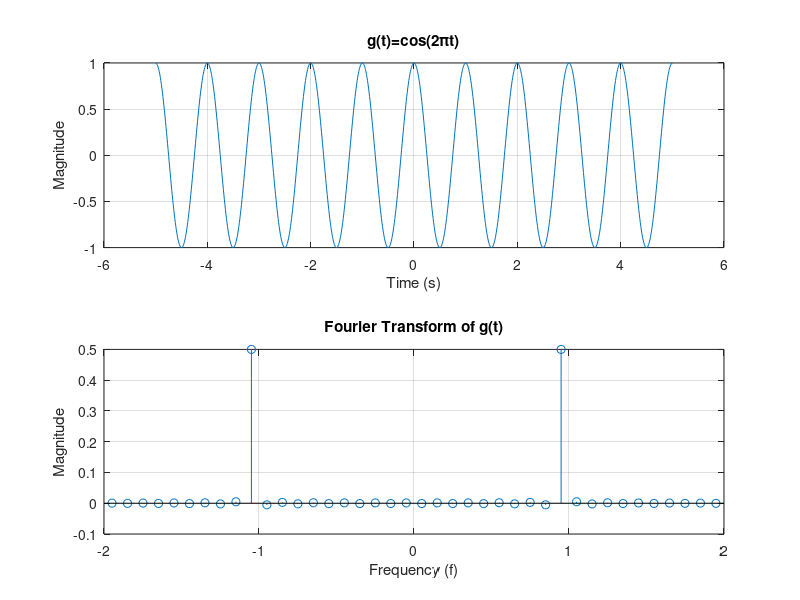

This chart was generated by the following MATLAB code:
clear all; close all; clc;

W = 5;
fs = 100;
t = -W:1/fs:W;
N = length(t);
%x = rectangularPulse(-W/2,W/2,t);
%x = triangularPulse(t);
x = cos(2*pi*t);

% Fourier transform
bin_inc = fs/N;
f = (-N/2:1:N/2-1)*bin_inc;
X = zeros(1, length(f));
for i = 1:length(f)
    X = X + x(i)*exp(-j*2*pi*f(i)*t)/N;
end

figure(1);
subplot(2,1,1);
plot(t,x);
grid on;
title('g(t)=cos(2\pit)');
xlabel('Time (s)');
ylabel('Magnitude');

figure(1);
subplot(2,1,2);
stem(f,X);
xlim([-2 2]);
grid on;
title('Fourier Transform of g(t)');
ylabel('Magnitude');
xlabel('Frequency (f)');

% figure(1);
% subplot(3,1,3);
% grid on;
% hold on;
% result = zeros(1,length(t));
% for i = 1:length(f)
%     result = result + X(i)*exp(j*2*pi*f(i)*t);
% end
% plot(t, real(result));